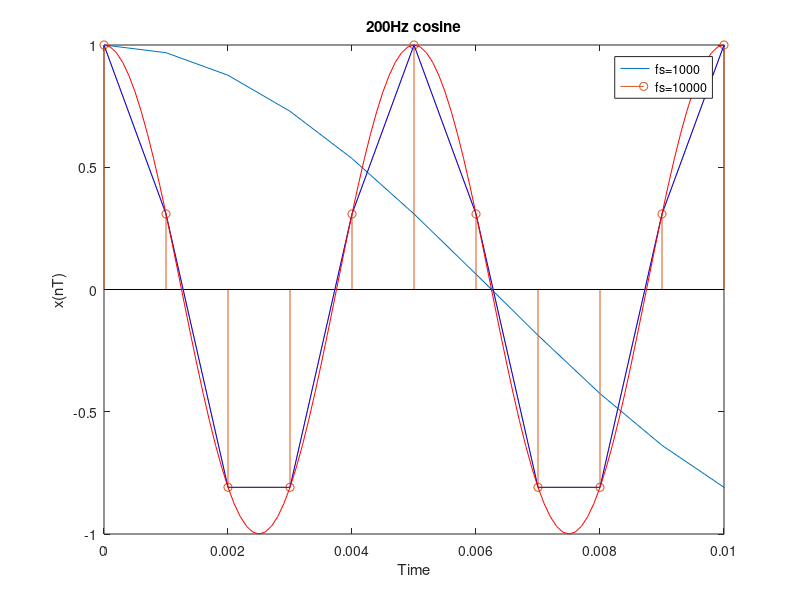
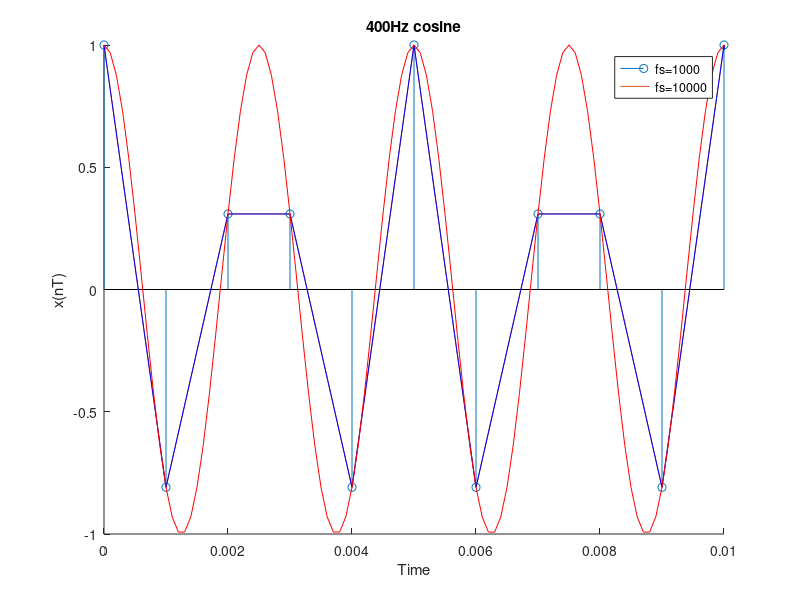
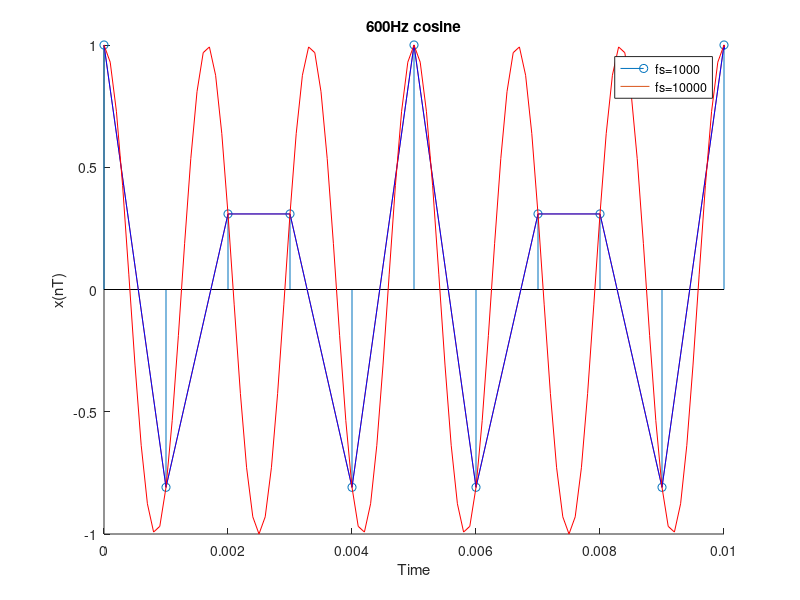
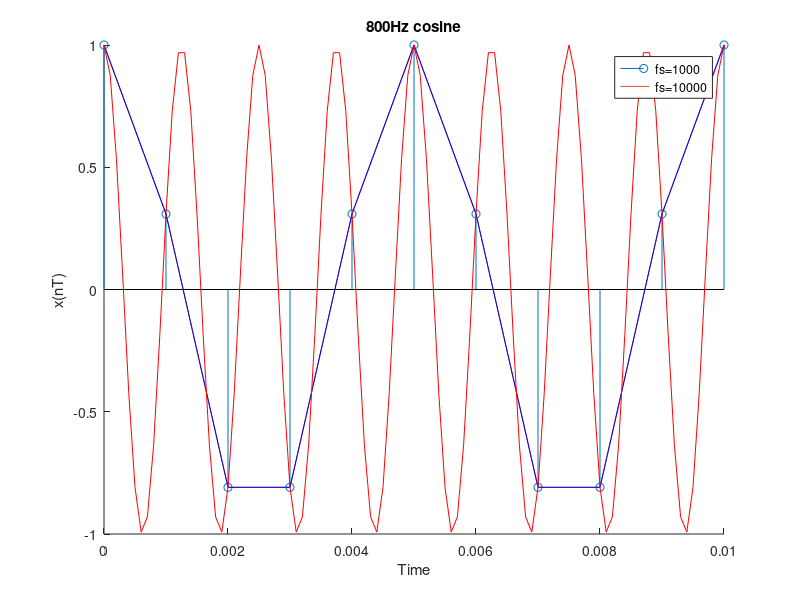

Recreate these plots in MATLAB, in order. (Note: this script raises an error after producing the figures.)
close all;
clear all;

%% Signal Generation & Sampling
%% 1.1
N = 64;           % 64 data points
fs = 1000;         % 1kHz sampling frequency 
T = 1/fs;          % sample period 
f = 40;           % signal frequency in Hz 
n = 0:N-1;      % discrete time vector 
 
x = cos(2*pi*f*n*T);
stem(n*T,x); 
title('stem 40Hz cosine') 
xlabel('Time')  
ylabel('x(nT)')

%% 1.2
plot(n*T,x);
title('plot 40Hz cosine') 
xlabel('Time')  
ylabel('x(nT)')

%% 1.3
close all;
clear all;

fs = 1000;         % 1kHz sampling frequency 
T = 1/fs;  
tmin = 0;
tmax = 1;

t = tmin :T :tmax;
farray= [200,400,600,800];
for i=1:4
    f = farray(i);
    x = cos(2*pi*f*t);
    figure(i)
    hold on;
    stem(t,x); 
    plot(t,x);
    tmin = 0;
    tmax = 0.01;
    axis([tmin 0.01 , -1 1])
    title([num2str(f),'Hz cosine with fs=',num2str(fs),'Hz']) 
    xlabel('Time')  
    ylabel('x(nT)')
    hold off;
end

%% 1.4  
close all;
clear all;

fs = 10000;         % 10kHz sampling frequency 
T = 1/fs;  
tmin = 0;
tmax = 1;
t = tmin :T :tmax;

farray= [200,400,600,800];
for i=1:4
    f = farray(i);
    x1000 = cos(2*pi*f*t*10);
    x10000 = cos(2*pi*f*t);

    figure(i)
    hold on;
    plot(10*t,x1000,'b');
    plot(t,x10000,'r');
    axis([0 0.01 , -1 1])
    title([num2str(f),'Hz cosine']) 
    xlabel('Time')  
    ylabel('x(nT)')
    legend('fs=1000','fs=10000')
    hold off;
    
%     soundsc(interp(x1000,8),8*fs/10);
%     soundsc(interp(x10000,8),8*fs);
end

%% Reconstruction filters 
%% 2.1
close all;
clear all;
f = 200;         % frequency of signal

fs = 1000;
T = 1/fs;
tmin = 0;
tmax = 1;
t = tmin :T :tmax;


fana = 10000;         % 10kHz sampling frequency for simulating analog signal
Tana = 1/fana;  
tana = tmin:Tana:tmax;
xanalog = fx(tana,f);

%%%% sampled signal spike train
xdt = zeros(1,length(tana));         
for i = 1:length(tana)
    if mod(tana(i),T) == 0   % for t = nT
        xdt(i) = fx(tana(i),f);      %take xdt = x(nT) = x(t)
    end
end
figure(1)
hold on;
stem(tana,xdt,'.');
plot(tana,xanalog);
axis([0 0.01 , -1 1])
title(['sampled signal spike train']) 
xlabel('Time')  
ylabel('x(nT)')
hold off;


%%%% linear interpolation
xlt = zeros(1,length(tana));
for i = 1:length(tana)
    n = floor(tana(i)./T-1):1:floor(tana(i)./T+ 1);         %reduce the -inf_+inf to limited value
    ht = (T-abs(tana(i)-n*T))./T;           % calculate the vector of h(t-nT) for reduced vector x(tn)
    ht(ht<0) = 0 ;
    for j = 1:length(n)
        xlt(i) = xlt(i) + fx(n(j)*T,f)*ht(j);       %cumulate the x(tn)h(t-nT)
    end
end
figure(3)
hold on;
plot(tana,xlt);
plot(tana,xanalog);
axis([0 0.01 , -1 1])
title(['linear interpolation']) 
xlabel('Time')  
ylabel('x(nT)')
hold off;



%%%% Ideal Low pass filtering
xrt = zeros(1,length(tana));
n = (tmax-tmin)*fs;      %calculate the possible n based on the length of time and sampling frequency
for i = 1:length(tana)
    for j = 0:n+1
        xrt(i) = xrt(i) + fx(j*T,f)*sinc((tana(i)-j*T)./T);
    end
end

figure(4)
hold on;
plot(tana,xrt);
plot(tana,xanalog);
axis([0 0.01 , -1.5 1.5])
title(['Ideal Low pass filtering']) 
xlabel('Time')  
ylabel('x(nT)')
hold off;

% 
% soundsc(interp(xdt,8),8*fs)
% soundsc(interp(xlt,8),8*fs)
% soundsc(interp(xrt,8),8*fs)
%% Frequency domain view of sampling
%% 3.1
close all;

figure()
subplot(211)
hold on;
plot(tana,xanalog);
axis([0 0.01 , -1 1])
title(['analog signal']) 
xlabel('Time')  
ylabel('x(nT)')
hold off;
subplot(212)
fmagplot(xanalog,Tana);


figure()
subplot(211)
hold on;
stem(tana,xdt,'.');
axis([0 0.01 , -1 1])
title(['sampled signal spike train']) 
xlabel('Time')  
ylabel('x(nT)')
hold off;
subplot(212)
fmagplot(xdt,Tana);


figure()
subplot(211)
hold on;
plot(tana,xlt);
axis([0 0.01 , -1 1])
title(['linear interpolation']) 
xlabel('Time')  
ylabel('x(nT)')
hold off;
subplot(212)
fmagplot(xlt,Tana);


figure()
subplot(211)
hold on;
plot(tana,xrt);
axis([0 0.01 , -1 1])
title(['Ideal low pass filtering']) 
xlabel('Time')  
ylabel('x(nT)')
hold off;
subplot(212)
fmagplot(xrt,Tana);


